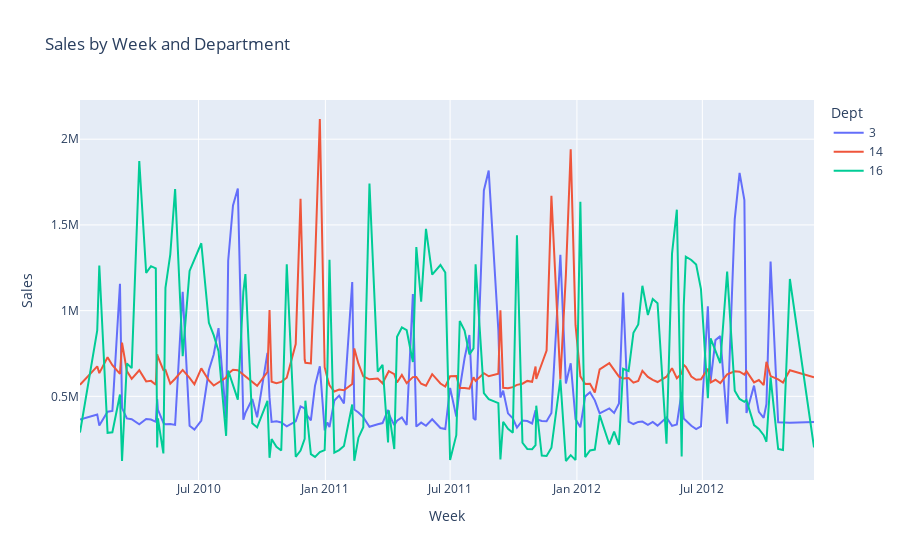

Source (notebook cell):
### Markdown cell above
#### Select 3 Depts

The selected Depts are No3, No14 and No16

### Code cell
# Check the selected Depts across all stores
evaluateDept(df[((df['Dept']==3) | (df['Dept']==14) | (df['Dept']==16))])

### Figure 1 — Plotly figure (JSON) as saved in the notebook; plotly's stock layout.template omitted (floating-point values rounded to 4 significant figures; data arrays with more than 128 entries replaced by an {"elided": "..."} marker saying what was removed)
{"data": [{"hovertemplate": "Dept=3<br>Week=%{x}<br>Sales=%{y}<extra></extra>", "legendgroup": "3", "line": {"color": "#636efa", "dash": "solid"}, "marker": {"symbol": "circle"}, "mode": "lines", "name": "3", "orientation": "v", "showlegend": true, "type": "scatter", "x": {"elided": "143 str values"}, "xaxis": "x", "y": {"elided": "143 float values"}, "yaxis": "y"}, {"hovertemplate": "Dept=14<br>Week=%{x}<br>Sales=%{y}<extra></extra>", "legendgroup": "14", "line": {"color": "#EF553B", "dash": "solid"}, "marker": {"symbol": "circle"}, "mode": "lines", "name": "14", "orientation": "v", "showlegend": true, "type": "scatter", "x": {"elided": "143 str values"}, "xaxis": "x", "y": {"elided": "143 float values"}, "yaxis": "y"}, {"hovertemplate": "Dept=16<br>Week=%{x}<br>Sales=%{y}<extra></extra>", "legendgroup": "16", "line": {"color": "#00cc96", "dash": "solid"}, "marker": {"symbol": "circle"}, "mode": "lines", "name": "16", "orientation": "v", "showlegend": true, "type": "scatter", "x": {"elided": "143 str values"}, "xaxis": "x", "y": {"elided": "143 float values"}, "yaxis": "y"}], "layout": {"legend": {"title": {"text": "Dept"}, "tracegroupgap": 0}, "title": {"text": "Sales by Week and Department"}, "xaxis": {"anchor": "y", "domain": [0, 1], "title": {"text": "Week"}}, "yaxis": {"anchor": "x", "domain": [0, 1], "title": {"text": "Sales"}}}}
